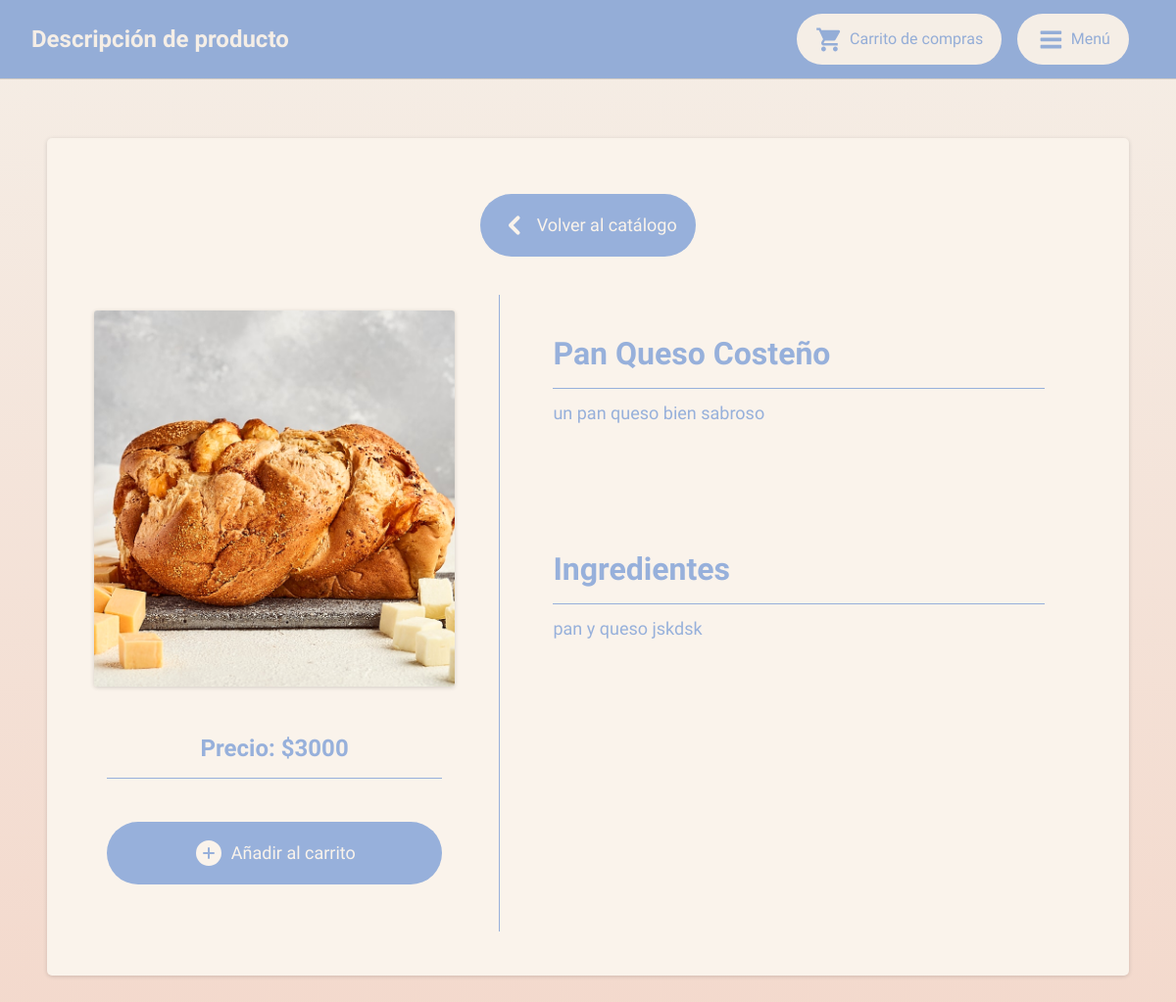
The page /viewproduct.php?id=6 on the database its author committed.
### tables this page shows
CREATE TABLE `productdata` (
  `product_id` int(11) NOT NULL,
  `product_name` varchar(50) NOT NULL,
  `product_desc` varchar(100) NOT NULL,
  `product_uniprice` int(20) NOT NULL,
  `product_ingredients` varchar(200) NOT NULL,
  `product_category` varchar(50) NOT NULL,
  `product_image` varchar(50) NOT NULL
);

### common/productinfo.php (the view, shortened to what this page needs)
<?php
if (isset($_GET["id"])) {
    $getid = $_GET["id"];
    prodinfo($conn, $getid);
}
function prodinfo($conn, $getid)
{
    $sql = "SELECT * FROM productdata WHERE product_id='$getid'";
    $result = $conn->query($sql);
    showProduct($result);
}
function showProduct($result)
{
    if ($result->num_rows > 0) {
        $row = $result->fetch_assoc();
        $product_name = $row["product_name"];
        $product_desc = $row["product_desc"];
        $product_uniprice = $row["product_uniprice"];
        $product_ingredients = $row["product_ingredients"];
        $product_image = $row["product_image"];
        echo "
            <a href='catalogue.php?filter=0'>
                <div class='icontext'>
                    <script>
                        document.write(leftb);
                    </script>
                    <p>Volver al catálogo</p>
                </div>
            </a>
            <div class='catalog-container'>
                <div class='catalog-leftdetails'>
                    <img src='files/products/" . $product_image . "' type='viewproduct'>
                    <h2 style='text-align:center' t='bb'>Precio: $" . $product_uniprice . "</h2>
                    <a href='#'>
                        <div class='icontext'>
                            <script>
                                document.write(plusb);
                            </script>
                            <p>Añadir al carrito</p>
                        </div>
                    </a>
                </div>
                <div class='catalog-rightdetails'>
                    <div style='margin-bottom: 8rem;'>
                        <h1 t='bb'>" . $product_name . "</h1>
                        <p>" . $product_desc . "</p>
                    </div>
                    <div>
                        <h1 t='bb'>Ingredientes</h1>
                        <p>" . $product_ingredients . "</p>
                    </div>
                </div>
            </div>
        ";
    }
}

### style.css (style rules this page uses)
:root { --co1: #F5EEE6; --co2: #FFF8E3; --co3: #F3D7CA; --co4: #E6A4B4; --co5: #E1F0DA; --co6: #ACFADF; --co7: #94ADD7; --co8: #7C73C0; --co4u: #a05467; --co4b: #bd6c80; --co4ba: rgb(189, 108, 128, 70%); --lightshadow: rgba(0, 0, 0, 0.24) 0px 3px 8px; --lightshadow2: rgba(0, 0, 0, 0.24) 0px 6px 11px; --shadow2: rgba(100, 100, 111, 0.2) 0px 7px 29px 0px; --brdshdw1: rgba(0, 0, 0, 0.16) 0px 1px 4px; --brdshdw2: rgba(0, 0, 0, 0.02) 0px 1px 3px 0px, rgba(27, 31, 35, 0.15) 0px 0px 0px 1px; --border01: 2px solid var(--co4); -webkit-user-drag: none; }
* { font-family: "Grandstander"; color: var(--co1); min-width: 0; user-select: none; }
a { cursor: pointer; text-decoration: none; font-weight: bold; }
body { background: linear-gradient(180deg, var(--co1) 0%, var(--co3)); margin: 0; color: var(--co8); }
img[type="viewproduct"] { margin: 0; margin-bottom: 2rem; width: 100%; height: 24rem; object-fit: cover; border-radius: 0.2rem; box-shadow: var(--brdshdw1); }
.catalog-container { display: flex; flex-direction: row; align-items: center; justify-content: space-evenly; width: 100%; max-width: 100%; flex-wrap: wrap; }
.catalog-leftdetails { left: 0; width: 40%; padding: 1rem; padding-right: 2.8rem !important; border-right: 0.1rem var(--co4) solid; overflow: hidden; margin: 0 !important; }
.catalog-leftdetails .icontext, .bodybg .icontext { height: 3rem; background-color: var(--co4) !important; justify-content: center; }
.catalog-leftdetails .icontext *, .bodybg .icontext * { color: var(--co1) !important; }
.catalog-rightdetails { right: 0; width: 60%; padding: 1rem; }
h1[t="bb"], h2[t="bb"] { padding-bottom: 1rem; border-bottom: 1px var(--co4) solid; }
.catalog-container:has(.catalog-leftdetails) { flex-wrap: nowrap; justify-content: flex-start; align-items: flex-start; }
.bodybg p { font-size: 18px; line-height: 1.5rem; color: var(--co4u); }
.icontext { display: flex; flex-direction: row; justify-content: space-evenly; align-items: center; background-color: var(--co1); padding: 0.5rem 1rem; border-radius: 5rem; transition: all 0.1s; }
.icontext * { margin: 0.2rem !important; color: var(--co4) !important; }
.icontext p { font-weight: lighter; }
.undernav * { color: var(--co4); margin: 0.8rem; }
.innerbody h1, h2, h3, h4, h5, h6 { color: var(--co1); }

### rows shown on the page
productdata: product_image (picture), product_uniprice "3000", product_name "Pan Queso Costeño", product_desc "un pan queso bien sabroso", product_ingredients "pan y queso jskdsk"

### other values the page prints
$pagename "Descripción de producto"
